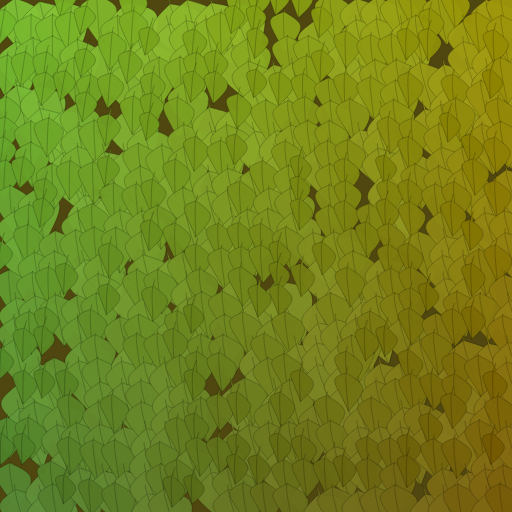
Frame 1 (no input)
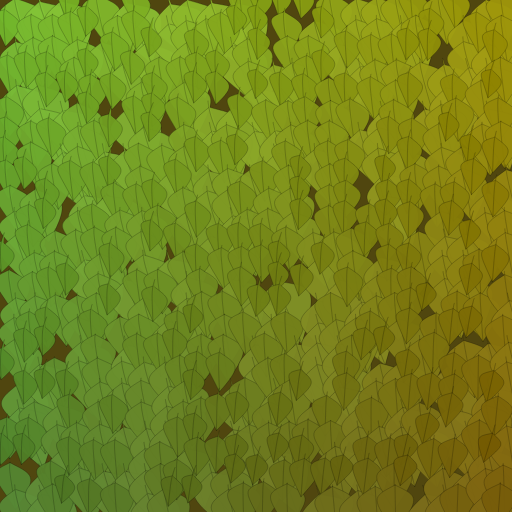
Frame 60 (no input)
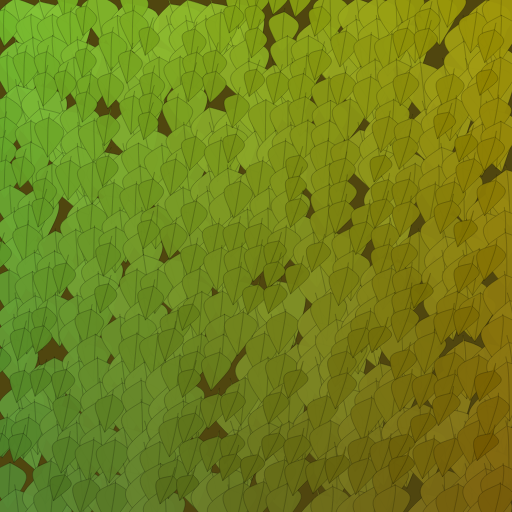
Frame 120 (the mouse pressed at the canvas centre since frame 60)

The p5.js sketch that drew these frames (run headless with seeded random() and noise() and a simulated clock; from frame 60 on, the mouse is pressed at the canvas centre):

// p5.js sketch
// ── sketch.js
const SIZE = 512;
const SCALE = 48;
const DENSITY = 24;

let noise = [];

function setup() {
  createCanvas(SIZE, SIZE);
  for (let i = 0; i < DENSITY * DENSITY; i++) {
    noise.push(random(-10, 10));
  }
  strokeWeight(0.2);
}

function draw() {
  background(80, 70, 15);
  fill(40, 250, 40);
  for (let i = 0; i < DENSITY; i++) {
    for (let j = 0; j < DENSITY; j++) {
      leaf(
        (i * SIZE) / DENSITY + SIZE / (2 * DENSITY),
        (j * SIZE) / DENSITY - SCALE / 8,
        noise[i * DENSITY + j]
      );
    }
  }
}

function leaf(x, y, noise) {
  push();
  fill(
    120 - (40 * y) / SIZE + (40 * x) / SIZE+noise,
    190 - (60 * y) / SIZE - (40 * x) / SIZE+noise,
    50 - (40 * x) / SIZE+noise,
    240
  );
  let skew = 8 * sin((millis() + 2 * (x + y + noise)) / 888);
  let scale = SCALE + noise*2;
  translate(x + noise, y + noise);
  rotate(-noise / 32);
  beginShape();
  vertex(0, 0);
  bezierVertex(
    -scale / 2,
    scale / 4,
    -scale / 2 + skew,
    scale / 4,
    skew,
    scale
  );
  bezierVertex(scale / 2 + skew, scale / 4, scale / 2, scale / 4, 0, 0);
  endShape();
  bezier(0, -abs(noise), -skew / 8, scale / 8, -skew / 8, scale / 8, skew, scale);
  pop();
}
